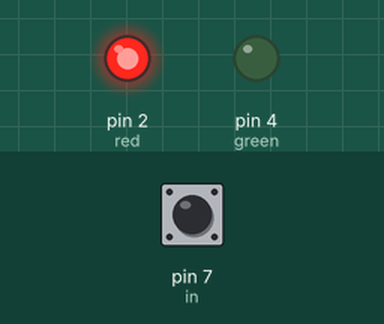
Bench run of a sketch on a simulated Arduino Uno, built with avr-gcc and run on an emulated ATmega328P. Shown: output pins drawn as LEDs (lit = HIGH). Dashed ring = blinking. Inputs (shaded band) come from the test bench; at power-on: pin 7 (in) HIGH.

Above: at 1.2 s.
1.3 s: pin 7 (in) pulled LOW for 1 s
At 2.9 s:
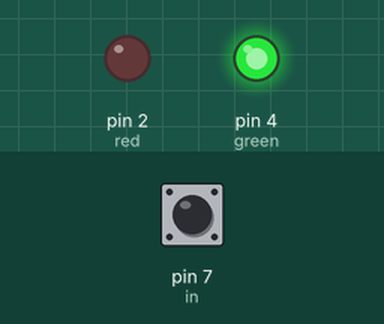
3.8 s: pin 7 (in) pulled LOW for 0.15 s
At 5.0 s:
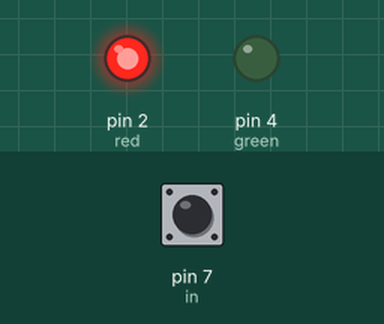
5.4 s: pin 7 (in) pulled LOW for 3.2 s
At 5.51 s:
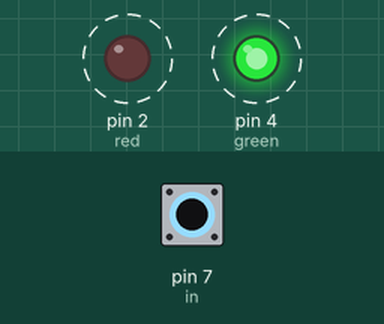
Timing chart, 0 to 10.1 s (numbered marks = the images above; inputs shaded):
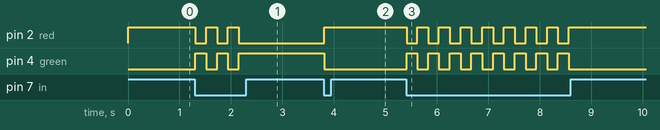

Measured:
- after the input at 1.3 s, pin 2 (red): alternates HIGH for 0.21 s and LOW for 0.21 s, 5 changes in all, then stays LOW, starting at once; pin 4 (green): alternates HIGH for 0.21 s and LOW for 0.21 s, 5 changes in all, then stays HIGH, starting at once
- after the input at 3.8 s, pin 2 (red): LOW → HIGH at once; pin 4 (green): HIGH → LOW at once
- after the input at 5.4 s, pin 2 (red): alternates HIGH for 0.21 s and LOW for 0.21 s, 16 changes in all, then stays HIGH, starting at once; pin 4 (green): alternates HIGH for 0.21 s and LOW for 0.21 s, 16 changes in all, then stays LOW, starting at once

The sketch:

Lab2.ino
```cpp
#define in 7
#define red 2
#define green 4
int i=0;

void setup() {
  // put your setup code here, to run once:


    Serial.begin(9600);
    pinMode(in, INPUT_PULLUP);
    pinMode(green, OUTPUT);
    pinMode(red, OUTPUT);
    digitalWrite(red,HIGH);


}

void loop() {
  // put your main code here, to run repeatedly:

  if(debounce(in)==LOW){

  if(i==0){
    digitalWrite(red,LOW);
    digitalWrite(green,HIGH);
    i++;
     delay(100);
  }
 else if(i==1){
  digitalWrite(green,LOW);
  digitalWrite(red,HIGH);
  i--;
 delay(100);
  }

 delay(100);


  }

}

bool debounce(int p){
bool state,prev;

prev=digitalRead(p);

for(int i=0;i<10;i++){
      delay(1);
      state=digitalRead(p);
      if(state!=prev){
        i=0;
        prev=state;
      }

}
return state;

}
```
